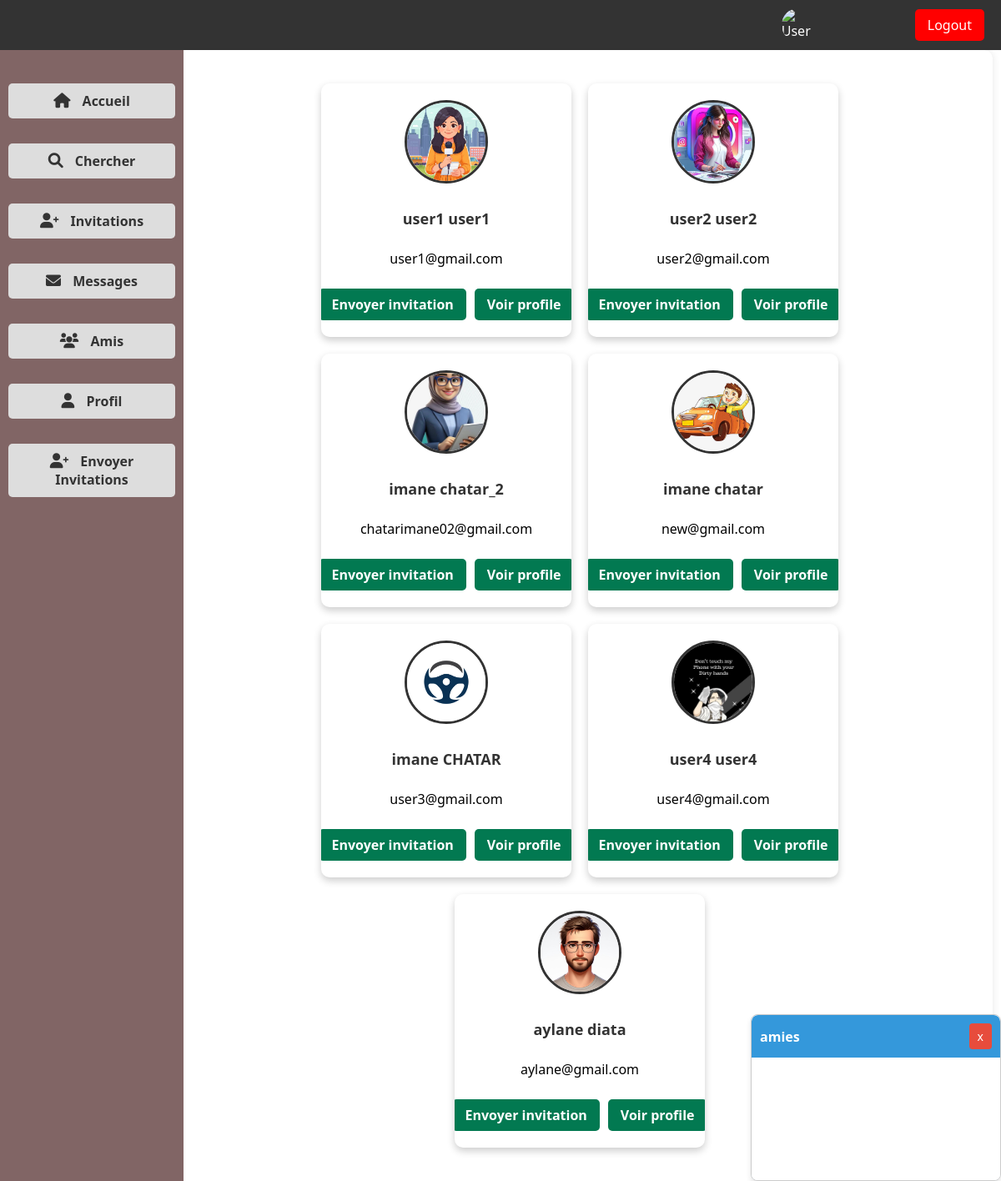
The page /espaceEtudiant.php on the database its author committed.
### tables this page shows
CREATE TABLE `db_user` (
  `id` int(11) NOT NULL,
  `nom` varchar(40) DEFAULT NULL,
  `prenom` varchar(40) DEFAULT NULL,
  `email` varchar(70) DEFAULT NULL,
  `date_naissance` date DEFAULT NULL,
  `pasword` varchar(90) DEFAULT NULL,
  `genre` varchar(30) DEFAULT NULL,
  `adress` text DEFAULT NULL,
  `photo` varchar(255) DEFAULT NULL,
  `role` varchar(30) DEFAULT NULL
);

### espaceEtudiant.php (the view, shortened to what this page needs)
<?php
include("conn.php");
?>
<!DOCTYPE html>
<html lang="fr">
<head>
    <link rel="stylesheet" href="espaceEtudiant.css">
    <link rel="stylesheet" href="https://cdnjs.cloudflare.com/ajax/libs/font-awesome/6.0.0/css/all.min.css">
<body >
    <div class="navbar">
    <div class="user-info">
        <?php
           echo '<img src="images/userImg_'.$_SESSION['id'].'/'.$_SESSION['photo'].'" alt="User">';
        ?>
    </div>
    <a href="logout.php" class="logout">Logout</a>
</div>
    <div class="container">
        <div class="sidebar">
        <a href="sendPostsForm.php"><i class="fas fa-home"></i> Accueil</a>
            <a href="searchFriend.php"><i class="fas fa-search"></i> Chercher</a>
            <a href="receivedInvitation.php"><i class="fas fa-user-plus"></i> Invitations</a>
            <a href="messagesSection.php"><i class="fas fa-envelope"></i> Messages</a>
            <a href="amiesList.php"><i class="fas fa-users"></i> Amis</a>
            <a href="userProfil.php"><i class="fas fa-user"></i> Profil</a>
            <a href="espaceEtudiant.php"><i class="fas fa-user-plus"></i> Envoyer Invitations</a>
        </div>
        <div class="main-content">
            <div class="cards-container">
                <?php
                $id= $_SESSION['id'];
                $sql = "SELECT d.id, d.nom, d.prenom, d.photo, d.email
                FROM db_user d
                LEFT JOIN invitation i
                ON d.id = i.idDest AND i.idExp = '$id'
                WHERE d.id <> '$id' AND i.idDest IS NULL";
                $result = mysqli_query($con, $sql);
                if (!$result) {
                    echo "<p style='color:red;'>Erreur lors de la récupération des données.</p>";
                } else {
                    while ($data = mysqli_fetch_array($result)) {
                        $id = $data["id"];
                        $photo = $data['photo'];
                        $prenom = $data['prenom'];
                        $nom = $data['nom'];
                        $email=$data['email'];
                        echo '
                        <div class="card">
                            <img src="images/userImg_'.$id.'/'.$photo.'" alt="User">
                            <h2>' . $prenom . ' ' . $nom . '</h2>
                           <span>'.$email.'</span>
                           <div class="card-buttons">
                                <a href="sendInvitation.php?id='.$id.'" class="invite-btn">Envoyer invitation</a>
                                <a href="#" class="invite-btn">Voir profile</a>
                            </div>
                        </div>';
                    }
                }
                ?>
            </div>
            <div id="friend_div">
                    <div id="friend_header" >
                    amies
                        <button id="toggleButton" onclick="toggleFriendsDiv()">x</button>
                        </div>
                        <div id="friendContainer">
                        </div>
                    </div>
            </div>
    </div>

### conn.php (shortened to what this page needs)
<!DOCTYPE html>
<html lang="en">
<head>
</head>
<body>
</body>
</html>

### espaceEtudiant.css (style rules this page uses)
* { margin: 0; padding: 0; box-sizing: border-box; font-family: 'Segoe UI', Tahoma, Geneva, Verdana, sans-serif; }
html, body { margin: 0; padding: 0; height: 100vh; overflow: hidden; }
.navbar { height: 60px; background-color: #333; color: white; display: flex; align-items: center; padding: 0 20px; position: fixed; top: 0; left: 0; width: 100%; z-index: 1000; }
.user-info { display: flex; align-items: center; gap: 10px; margin-left: auto; }
.user-info img { width: 40px; height: 40px; border-radius: 50%; object-fit: cover; }
.logout { text-decoration: none; color: white; background-color: red; padding: 8px 15px; border-radius: 5px; margin-left: 80px; }
.navbar { display: flex; justify-content: flex-end; gap: 20px; }
.container { display: flex; height: calc(100vh - 60px); margin-top: 60px; }
.sidebar { background-color: rgb(129, 101, 101); padding-top: 40px; padding-left: 10px; padding-right: 10px; display: flex; flex-direction: column; gap: 30px; position: fixed; top: 60px; bottom: 0; left: 0; overflow-y: auto; z-index: 900; transition: all 0.3s ease; width: 230px; box-sizing: border-box; flex-shrink: 0; height: 100%; }
.sidebar a { text-decoration: none; padding: 10px; background-color: #ddd; text-align: center; border-radius: 5px; font-weight: bold; color: #333; transition: background 0.3s ease; }
.sidebar { height: 100%; overflow-y: auto; width: 220px; height: 100%; background-color: rgb(129, 101, 101); padding-top: 40px; padding-left: 10px; padding-right: 10px; display: flex; flex-direction: column; gap: 30px; }
.sidebar a i { margin-right: 10px; font-size: 18px; }
.main-content { flex: 1; padding: 20px; background-color: #fff; height: 100%; overflow-y: auto; text-align: center; border-radius: 10px; margin: 0 10px; margin-left: 210px; box-shadow: 0 0 10px rgba(0, 0, 0, 0.1); margin-left: 200px }
.sidebar a { gap: 30px; }
.cards-container { display: flex; flex-wrap: wrap; justify-content: center; gap: 20px; padding: 20px; }
.card { display: flex; justify-content: center; flex-direction: column; align-items: center; background: white; width: 300px; border-radius: 10px; overflow: hidden; box-shadow: 0 4px 10px rgba(0, 0, 0, 0.2); text-align: center; padding: 20px; gap: 15px; }
.card img { width: 100px; height: 100px; border-radius: 50%; object-fit: cover; border: 3px solid #333; margin-bottom: 15px; }
.card h2 { font-size: 18px; color: #333; margin-bottom: 10px; }
.card-buttons { display: flex; gap: 10px; margin-top: 10px; }
.invite-btn { display: inline-block; background: #027951; color: white; padding: 8px 15px; border-radius: 5px; text-decoration: none; font-weight: bold; transition: background 0.3s ease; white-space: nowrap; }
#friend_div { width: 300px; height: 200px; background-color: #f0f8ff; border: 1px solid #ccc; position: fixed; bottom: 0; right: 0; display: block; overflow: hidden; border-radius: 8px; box-shadow: 0 4px 6px rgba(0, 0, 0, 0.1); }
#friend_header { padding: 10px; display: flex; justify-content: space-between; align-items: center; background-color: #3498db; color: white; font-weight: bold; border-top-left-radius: 8px; border-top-right-radius: 8px; }
#friend_header button { background-color: #e74c3c; color: white; border: none; padding: 6px 10px; border-radius: 4px; cursor: pointer; font-size: 14px; }
#friendContainer { padding: 10px; background-color: #ffffff; height: calc(100% - 50px); overflow-y: auto; }

### rows shown on the page
db_user: photo (picture), prenom "user1", nom "user1", email "user1@gmail.com"
db_user: photo (picture), prenom "user2", nom "user2", email "user2@gmail.com"
db_user: photo (picture), prenom "imane", nom "chatar_2", email "chatarimane02@gmail.com"
db_user: photo (picture), prenom "imane", nom "chatar", email "new@gmail.com"
db_user: photo (picture), prenom "imane", nom "CHATAR", email "user3@gmail.com"
db_user: photo (picture), prenom "user4", nom "user4", email "user4@gmail.com"
db_user: photo (picture), prenom "aylane", nom "diata", email "aylane@gmail.com"
